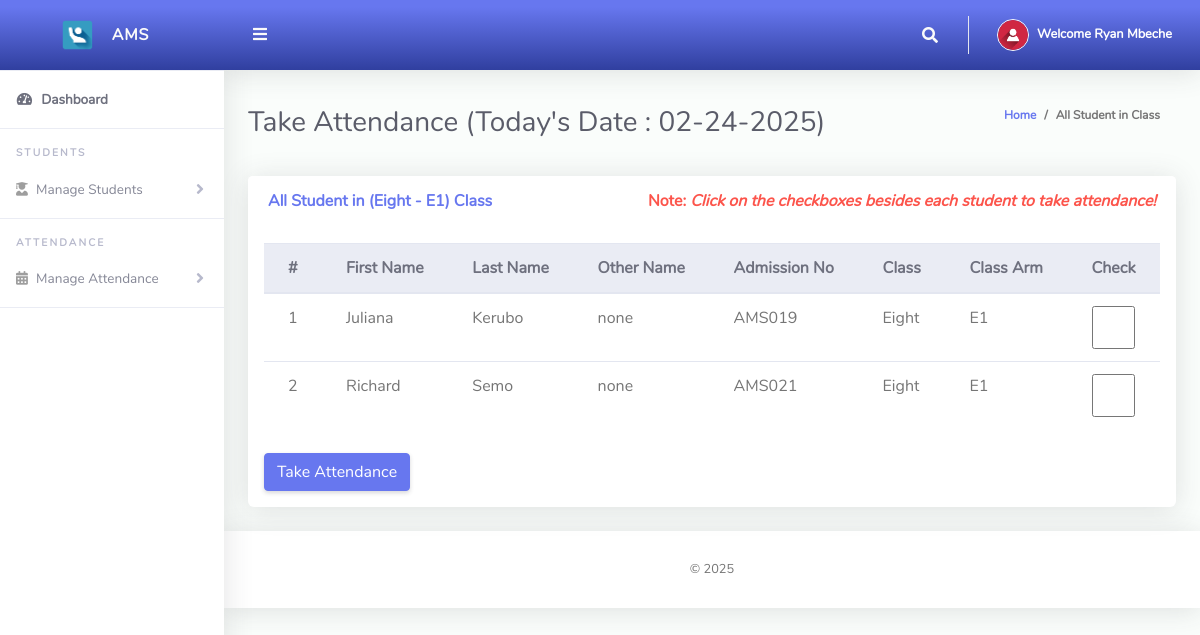
Screenshot of /ClassTeacher/takeAttendance.php (signed in) with the database file from the repository.
### tables this page shows
CREATE TABLE `tblclassteacher` (
  `Id` int(10) NOT NULL,
  `firstName` varchar(255) NOT NULL,
  `lastName` varchar(255) NOT NULL,
  `emailAddress` varchar(255) NOT NULL,
  `password` varchar(255) NOT NULL,
  `phoneNo` varchar(50) NOT NULL,
  `classId` varchar(10) NOT NULL,
  `classArmId` varchar(10) NOT NULL,
  `dateCreated` varchar(50) NOT NULL
);

CREATE TABLE `tblclassarms` (
  `Id` int(10) NOT NULL,
  `classId` varchar(10) NOT NULL,
  `classArmName` varchar(255) NOT NULL,
  `isAssigned` varchar(10) NOT NULL
);

CREATE TABLE `tblclass` (
  `Id` int(10) NOT NULL,
  `className` varchar(255) NOT NULL
);

CREATE TABLE `tblstudents` (
  `Id` int(10) NOT NULL,
  `firstName` varchar(255) NOT NULL,
  `lastName` varchar(255) NOT NULL,
  `otherName` varchar(255) NOT NULL,
  `emailAddress` varchar(255) NOT NULL,
  `password` varchar(50) NOT NULL,
  `classId` varchar(10) NOT NULL,
  `classArmId` varchar(10) NOT NULL,
  `dateCreated` varchar(50) NOT NULL
);

### ClassTeacher/takeAttendance.php (the view, shortened to what this page needs)
<?php
include '../Includes/dbcon.php';
    $query = "SELECT tblclass.className,tblclassarms.classArmName
    FROM tblclassteacher
    INNER JOIN tblclass ON tblclass.Id = tblclassteacher.classId
    INNER JOIN tblclassarms ON tblclassarms.Id = tblclassteacher.classArmId
    Where tblclassteacher.Id = '$_SESSION[userId]'";
    $rs = $conn->query($query);
    $rrw = $rs->fetch_assoc();
?>
<!DOCTYPE html>
<html lang="en">
<head>
  <link href="../vendor/fontawesome-free/css/all.min.css" rel="stylesheet" type="text/css">
  <link href="../vendor/bootstrap/css/bootstrap.min.css" rel="stylesheet" type="text/css">
  <link href="css/ruang-admin.min.css" rel="stylesheet">
</head>
<body id="page-top">
  <div id="wrapper">
      <?php include "Includes/sidebar.php";?>
    <div id="content-wrapper" class="d-flex flex-column">
      <div id="content">
       <?php include "Includes/topbar.php";?>
        <div class="container-fluid" id="container-wrapper">
          <div class="d-sm-flex align-items-center justify-content-between mb-4">
            <h1 class="h3 mb-0 text-gray-800">Take Attendance (Today's Date : <?php echo $todaysDate = date("m-d-Y");?>)</h1>
            <ol class="breadcrumb">
              <li class="breadcrumb-item"><a href="./">Home</a></li>
              <li class="breadcrumb-item active" aria-current="page">All Student in Class</li>
            </ol>
          </div>
          <div class="row">
            <div class="col-lg-12">
        <form method="post">
            <div class="row">
              <div class="col-lg-12">
              <div class="card mb-4">
                <div class="card-header py-3 d-flex flex-row align-items-center justify-content-between">
                  <h6 class="m-0 font-weight-bold text-primary">All Student in (<?php echo $rrw['className'].' - '.$rrw['classArmName'];?>) Class</h6>
                  <h6 class="m-0 font-weight-bold text-danger">Note: <i>Click on the checkboxes besides each student to take attendance!</i></h6>
                </div>
                <div class="table-responsive p-3">
                  <table class="table align-items-center table-flush table-hover">
                    <thead class="thead-light">
                      <tr>
                        <th>#</th>
                        <th>First Name</th>
                        <th>Last Name</th>
                        <th>Other Name</th>
                        <th>Admission No</th>
                        <th>Class</th>
                        <th>Class Arm</th>
                        <th>Check</th>
                      </tr>
                    </thead>
                    <tbody>
                  <?php
                      $query = "SELECT tblstudents.Id,tblstudents.emailAddress,tblclass.className,tblclass.Id As classId,tblclassarms.classArmName,tblclassarms.Id AS classArmId,tblstudents.firstName,
                      tblstudents.lastName,tblstudents.otherName,tblstudents.emailAddress,tblstudents.dateCreated
                      FROM tblstudents
                      INNER JOIN tblclass ON tblclass.Id = tblstudents.classId
                      INNER JOIN tblclassarms ON tblclassarms.Id = tblstudents.classArmId
                      where tblstudents.classId = '$_SESSION[classId]' and tblstudents.classArmId = '$_SESSION[classArmId]'";
                      $rs = $conn->query($query);
                      $num = $rs->num_rows;
                      $sn=0;
                      if($num > 0)
                      {
                        while ($rows = $rs->fetch_assoc())
                          {
                             $sn = $sn + 1;
                            echo"
                              <tr>
                                <td>".$sn."</td>
                                <td>".$rows['firstName']."</td>
                                <td>".$rows['lastName']."</td>
                                <td>".$rows['otherName']."</td>
                                <td>".$rows['emailAddress']."</td>
                                <td>".$rows['className']."</td>
                                <td>".$rows['classArmName']."</td>
                                <td><input name='check[]' type='checkbox' value=".$rows['emailAddress']." class='form-control'></td>
                              </tr>";
                          }
                      }
                      else
                      {
                           echo
                           "<div class='alert alert-danger' role='alert'>
                            No Record Found!
                            </div>";
                      }
                      ?>
                    </tbody>
                  </table>
                  <br>
                  <button type="submit" name="save" class="btn btn-primary">Take Attendance</button>
                  </form>
                </div>
              </div>
            </div>
            </div>
          </div>
        </div>
       <?php include "Includes/footer.php";?>
</body>
</html>

### ClassTeacher/Includes/topbar.php (shortened to what this page needs)
<?php
  $query = "SELECT * FROM tblclassteacher WHERE Id = ".$_SESSION['userId']."";
  $rs = $conn->query($query);
  $rows = $rs->fetch_assoc();
  $fullName = $rows['firstName']." ".$rows['lastName'];;
?>
<nav class="navbar navbar-expand navbar-light bg-gradient-primary topbar mb-4 static-top">
          <button id="sidebarToggleTop" class="btn btn-link rounded-circle mr-3">
            <i class="fa fa-bars"></i>
          </button>
          <ul class="navbar-nav ml-auto">
            <li class="nav-item dropdown no-arrow">
              <a class="nav-link dropdown-toggle" href="#" id="searchDropdown" role="button" data-toggle="dropdown"
                aria-haspopup="true" aria-expanded="false">
                <i class="fas fa-search fa-fw"></i>
              </a>
            </li>
            <li class="nav-item dropdown no-arrow">
              <a class="nav-link dropdown-toggle" href="#" id="userDropdown" role="button" data-toggle="dropdown"
                aria-haspopup="true" aria-expanded="false">
                <img class="img-profile rounded-circle" src="img/user-icn.png" style="max-width: 60px">
                <span class="ml-2 d-none d-lg-inline text-white small"><b>Welcome <?php echo $fullName;?></b></span>
              </a>
            </li>
          </ul>
        </nav>

### rows the page displays
tblclassteacher: fullName "Ryan Mbeche"
tblclassarms: classId.className "Eight", classArmName "E1"
tblstudents: firstName "Juliana", lastName "Kerubo", otherName "none", emailAddress "AMS019", classId.className "Eight", classArmId.classArmName "E1"
tblstudents: firstName "Richard", lastName "Semo", otherName "none", emailAddress "AMS021", classId.className "Eight", classArmId.classArmName "E1"
